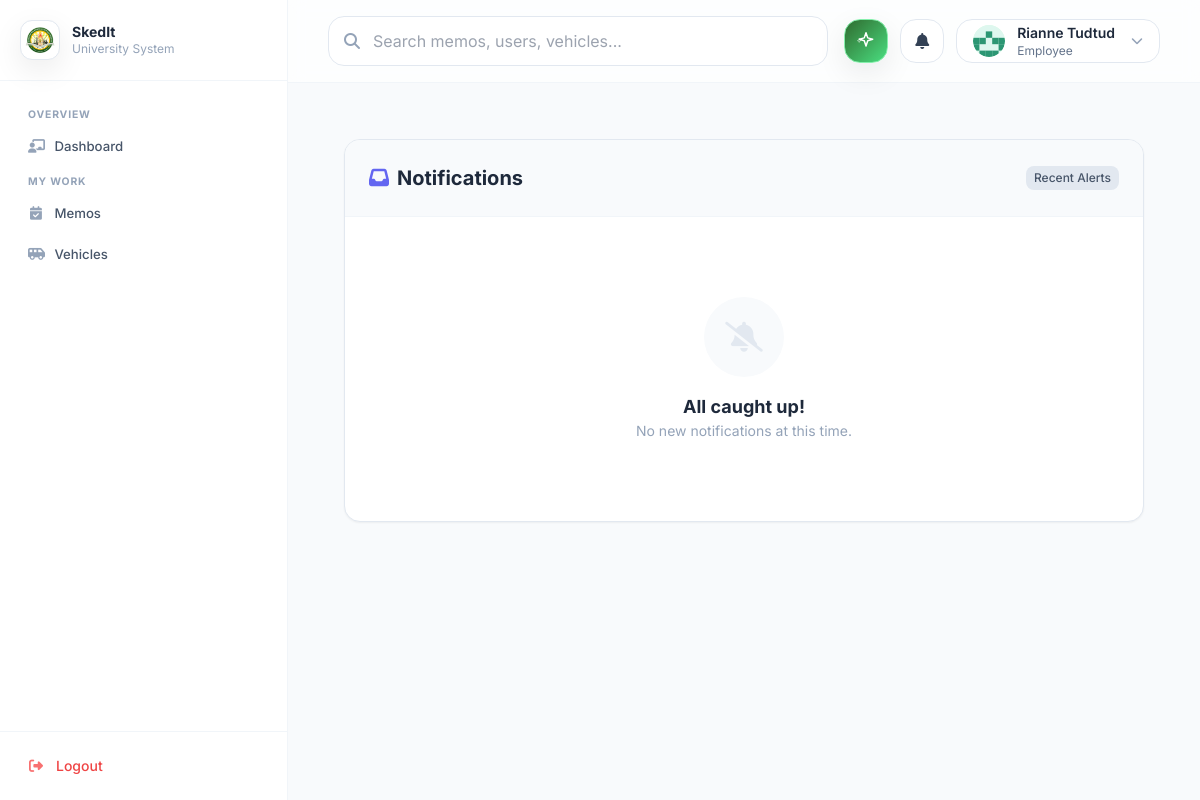
Before: /notifications/list/ (signed in) with the older database file.
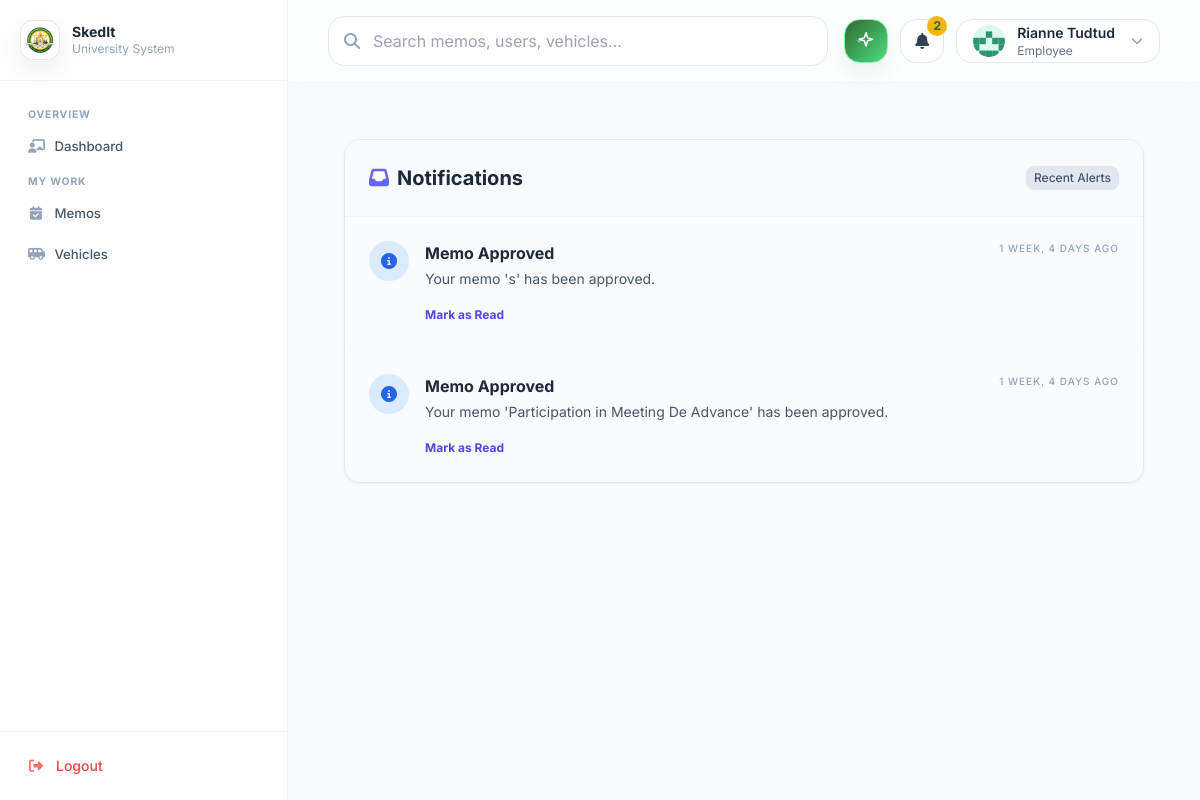
After: the same page with the newer database file.
### notifications/models.py (models this page shows, shortened)
class Notification(models.Model):
    class Severity(models.TextChoices):
        INFO = "info", "Info"
        SUCCESS = "success", "Success"
        WARNING = "warning", "Warning"
        DANGER = "danger", "Danger"
        CRITICAL = "critical", "Critical"
    class Channel(models.TextChoices):
        IN_APP = "in_app", "In-Application"
        EMAIL = "email", "Email"
        SMS = "sms", "SMS"
        PUSH = "push", "Push Notification"
    user = models.ForeignKey(
        settings.AUTH_USER_MODEL, on_delete=models.CASCADE, related_name="notifications"
    )
    title = models.CharField(max_length=200)
    message = models.TextField(blank=True)
    severity = models.CharField(max_length=10, choices=Severity.choices, default=Severity.INFO)
    channel = models.CharField(max_length=10, choices=Channel.choices, default=Channel.IN_APP)
    is_read = models.BooleanField(default=False)
    delivery_status = models.CharField(max_length=20, default="delivered")
    related_memo = models.ForeignKey(
        "memos.Memo", on_delete=models.SET_NULL, null=True, blank=True, related_name="related_notifications"
    )
    created_at = models.DateTimeField(default=timezone.now, editable=False)
    class Meta:
        ordering = ["-created_at"]
        indexes = [
            models.Index(fields=["user", "is_read", "created_at"]),
            models.Index(fields=["channel", "delivery_status"]),
        ]

### notifications/views.py (the view)
# urls.py: path('list/', views.notification_list, name='notification_list'),
@login_required
def notification_list(request):
    notifications = Notification.objects.filter(user=request.user).order_by('-created_at')
    return render(request, 'notifications/notification_list.html', {'notifications': notifications})

### notifications/context_processors.py (called while the page is built)
def unread_notifications(request):
    user = getattr(request, "user", None)
    if not user or not getattr(user, "is_authenticated", False):
        return {
            "unread_notifications_count": 0,
            "recent_notifications": [],
        }
    return {
        "unread_notifications_count": Notification.objects.filter(user=user, is_read=False).count(),
        "recent_notifications": (
            Notification.objects.filter(user=user)
            .order_by("-created_at")[:8]
        ),
    }

### notifications/templates/notifications/notification_list.html (shortened to what this page needs)
{% extends 'base.html' %}
{% block content %}
<div class="max-w-4xl mx-auto py-8 px-4">
    <div class="bg-white rounded-2xl border border-slate-200 shadow-sm overflow-hidden">
        <div class="p-6 border-b border-slate-100 bg-slate-50 flex justify-between items-center">
            <h1 class="text-xl font-bold text-slate-800 flex items-center gap-2">
                <i class="fa-solid fa-inbox text-indigo-500"></i>
                Notifications
            </h1>
            <span class="text-xs font-medium px-2 py-1 bg-slate-200 text-slate-600 rounded-lg">Recent Alerts</span>
        </div>
        <div class="divide-y divide-slate-50">
            {% for notification in notifications %}
            <div class="p-6 hover:bg-slate-50/50 transition flex gap-4 {% if not notification.is_read %}bg-indigo-50/30{% endif %}">
                <div class="flex-shrink-0">
                    <div class="w-10 h-10 rounded-full flex items-center justify-center
                        {% if notification.severity == 'critical' %}bg-red-100 text-red-600
                        {% elif notification.severity == 'warning' %}bg-amber-100 text-amber-600
                        {% elif notification.severity == 'success' %}bg-green-100 text-green-600
                        {% else %}bg-blue-100 text-blue-600{% endif %}">
                        {% if notification.severity == 'critical' %}<i class="fa-solid fa-circle-exclamation"></i>
                        {% elif notification.severity == 'warning' %}<i class="fa-solid fa-triangle-exclamation"></i>
                        {% elif notification.severity == 'success' %}<i class="fa-solid fa-check-double"></i>
                        {% else %}<i class="fa-solid fa-info-circle"></i>{% endif %}
                    </div>
                </div>
                <div class="flex-1">
                    <div class="flex justify-between items-start">
                        <h3 class="font-bold text-slate-800">{{ notification.title }}</h3>
                        <span class="text-[10px] font-medium text-slate-400 uppercase tracking-widest">{{ notification.created_at|timesince }} ago</span>
                    </div>
                    <p class="text-sm text-slate-600 mt-1">{{ notification.message }}</p>
                    <div class="mt-3 flex items-center gap-4">
                        {% if not notification.is_read %}
                        <form method="post" action="{% url 'notifications:mark_as_read' notification.pk %}">
                            <button type="submit" class="text-xs font-bold text-indigo-600 hover:text-indigo-800 transition">Mark as Read</button>
                        </form>
                        {% endif %}
                    </div>
                </div>
            </div>
            {% empty %}
            <div class="py-20 text-center">
                <div class="w-20 h-20 bg-slate-50 rounded-full flex items-center justify-center mx-auto mb-4">
                    <i class="fa-solid fa-bell-slash text-3xl text-slate-200"></i>
                </div>
                <h2 class="text-lg font-bold text-slate-800">All caught up!</h2>
                <p class="text-slate-400 text-sm">No new notifications at this time.</p>
            </div>
            {% endfor %}
        </div>
    </div>
</div>
{% endblock %}

### templates/partials/topbar.html (shortened to what this page needs)
{% load static %}
<link rel="stylesheet" href="https://cdnjs.cloudflare.com/ajax/libs/cropperjs/1.6.2/cropper.min.css" />
<header class="sticky top-0 z-20 bg-white/70 backdrop-blur border-b border-slate-100">
  <div class="px-4 sm:px-6 lg:px-10 py-4 flex items-center justify-between gap-4">
    <div class="flex-1 hidden lg:block">
      <div class="relative max-w-xl">
        <i class="fa-solid fa-magnifying-glass absolute left-4 top-1/2 -translate-y-1/2 text-slate-400"></i>
        <input
          class="w-full pl-11 pr-4 py-3 rounded-2xl bg-white border border-slate-200 focus:outline-none focus:ring-2 focus:ring-uniGold/50 focus:border-uniGold transition"
          placeholder="Search memos, users, vehicles..." />
      </div>
    </div>
    <div class="flex items-center gap-3">
      <div class="relative" id="aiChatWrapper">
        <button id="aiChatBtn" title="AI Assistant"
          class="relative h-11 w-11 rounded-2xl bg-gradient-to-br from-uniGreen to-green-400 border border-green-300 hover:opacity-90 transition flex items-center justify-center focus:outline-none shadow-soft"
          aria-haspopup="true" aria-expanded="false">
        </button>
      </div>
      <div class="relative" id="notifDropdownWrapper">
        <button id="notifBellBtn"
          class="relative h-11 w-11 rounded-2xl bg-white border border-slate-200 hover:border-uniGold transition flex items-center justify-center focus:outline-none"
          aria-haspopup="true" aria-expanded="false">
          <i class="fa-solid fa-bell text-slate-700"></i>
          {% if unread_notifications_count and unread_notifications_count > 0 %}
          <span id="notifBadge"
            class="absolute -top-1 -right-1 h-5 min-w-5 px-1 rounded-full bg-uniGold text-uniGreen text-xs font-bold flex items-center justify-center">
            {{ unread_notifications_count }}
          </span>
          {% endif %}
        </button>
      </div>
      <div class="relative" id="profileDropdownWrapper">
        <button id="profileDropdownBtn"
          class="h-11 px-4 rounded-2xl bg-white border border-slate-200 hover:border-uniGold transition flex items-center gap-3 cursor-pointer focus:outline-none"
          aria-haspopup="true" aria-expanded="false">
          <div id="topbarAvatar"
            class="h-8 w-8 rounded-full overflow-hidden flex-shrink-0 bg-green-100 text-uniGreen flex items-center justify-center">
            {% if request.user.is_authenticated and request.user.profile.profile_picture %}
            <img src="{{ request.user.profile.profile_picture.url }}" alt="avatar" class="h-full w-full object-cover" />
            {% else %}
            <canvas id="topbarIdenticonCanvas" width="32" height="32" style="display:block;border-radius:50%;"></canvas>
            {% endif %}
          </div>
          <div class="leading-tight text-left hidden sm:block">
            {% if request.user.is_authenticated %}
            <div class="text-sm font-semibold" id="topbarName">
              {% if request.user.profile.first_name %}
              {{ request.user.profile.first_name }} {{ request.user.profile.last_name }}
              {% else %}
              {{ request.user.username }}
              {% endif %}
            </div>
            <div class="text-xs text-slate-500">
              {% if request.user.is_staff %}
              Admin
              {% else %}
              {{ request.user.profile.get_role_display|default:"User" }}
              {% endif %}
            </div>
            {% else %}
            <div class="text-sm font-semibold">Guest</div>
            <div class="text-xs text-slate-500">Sign in required</div>
            {% endif %}
          </div>
          <i class="fa-solid fa-chevron-down text-xs text-slate-400 ml-1 transition-transform duration-200"
            id="profileChevron"></i>
        </button>
      </div>
    </div>
  </div>
</header>

Changed rows visible on the page:
added Notification: severity "info" (drawn), title "Memo Approved", created_at "1 WEEK, 4 DAYS", message "Your memo 's' has been approved.", is_read "Mark as Read"
added Notification: severity "info" (drawn), title "Memo Approved", created_at "1 WEEK, 4 DAYS", message "Your memo 'Participation in Meeting De Advance' has been approved.", is_read "Mark as Read"
Other visible differences:
{{ unread_notifications_count }}: (not shown) → "2"
text no longer shown: "All caught up! No new notifications at this time."
